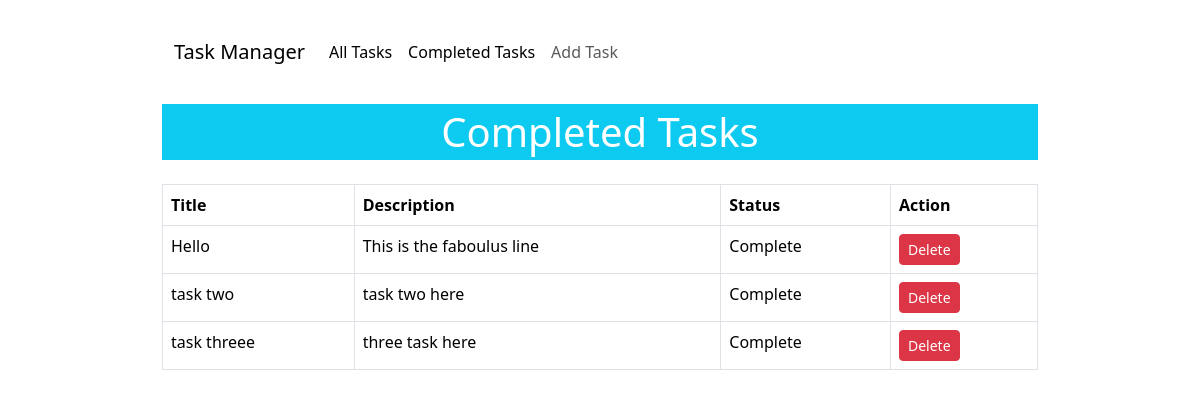
Page /completed_task/ on the earlier database version.
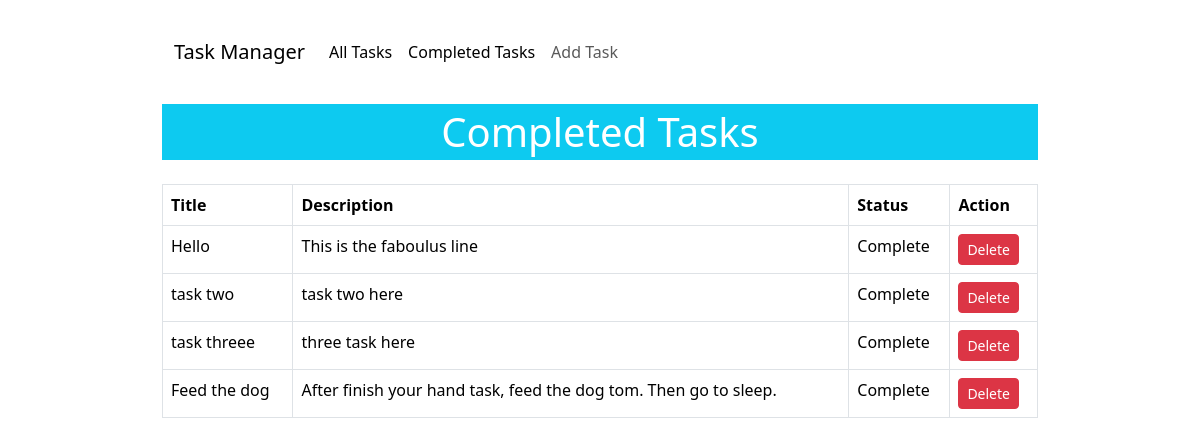
Same page on the later database version.
### task_manager/models.py (models this page shows)
class TaskStoreModel(models.Model):
    choices_status = (
        ('Incomplete', 'Incomplete'),
        ('Complete', 'Complete')
    )
    title = models.CharField(max_length=50)
    desc = models.CharField(max_length=200)
    status = models.CharField(max_length=30, choices=choices_status, default='Incomplete')

### task_manager/views.py (the view)
# urls.py: path('completed_task/', DisplayCompletedTasks.as_view(), name='completed_task'),
class DisplayCompletedTasks(ListView):
    model = TaskStoreModel
    context_object_name = 'tasks'
    template_name = 'completed_task.html'
    def get_queryset(self):
        return TaskStoreModel.objects.filter(status='Complete')

### task_manager/templates/completed_task.html
{% extends 'layout.html' %}
{% block content %}
    <h1 class="text-center bg-info text-white mb-4 py-1">Completed Tasks</h1>
    {% if tasks %}
        <table class="table table-bordered">
            <thead>
                <tr>
                    <th scope="col">Title</th>
                    <th scope="col">Description</th>
                    <th scope="col">Status</th>
                    <th scope="col">Action</th>
                </tr>
            </thead>
            <tbody>
                {% for task in tasks %}
                    <tr>
                        <td>{{task.title}}</td>
                        <td>{{task.desc}}</td>
                        <td>{{task.status}}</td>
                        <td><a class="btn btn-danger btn-sm" href="{% url 'delete_book' pk=task.id %}">Delete</a></td>
                    </tr>
                {% endfor %}
            </tbody>
        </table>
    {% else %}
        <h1>No Data Found</h1>
    {% endif %}
{% endblock %}

Differences in the rows shown:
now on this page (row edited): TaskStoreModel: title "Feed the dog", desc "After finish your hand task, feed the dog tom. Then go to sleep.", status "Complete"
